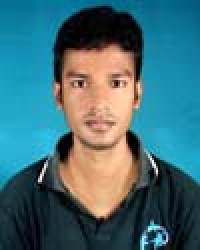
%> input picture CSE_LAB_4TH/401/exam_prep/exam_day/1.jpg, 100 x 125 px (shown 2 times larger)
$ octave log.m   (GNU Octave 9; MATLAB toolbox functions it lacks are replaced by stand-ins)
%> lines starting %> are read from the running program, lines starting %| are printed output that depends on the picture
%conv 1D
clc;
clear all;
close all;

img=imread('1.jpg');
%> img is the input picture: size 125x100x3 uint8; mean R, G, B 66.1, 108.2, 116.2
img=rgb2gray(img);
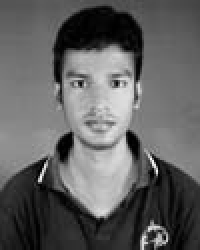
%> img: size 125x100 uint8 (shown 2 times larger); min 0, max 253, mean 96.5

[M N]=size(img);
%> M = 125; N = 100


c=1;

    for j=1:1:3
    b=c*log(1+img)
    subplot(3,1,j);
    imshow(b);

    end
%> this loop made 3 passes
%> pass 1, `b=c*log(1+img)`:
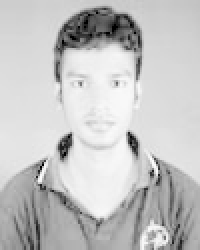
%> b: size 125x100 double (shown 2 times larger); min 0, max 5.54, mean 4.26; drawn with min black and max white
%> pass 1, `imshow(b);`:
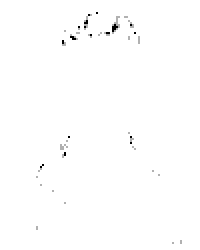
%> displayed picture: size 125x100, on the screen's scale of 0 to 255 (shown 2 times larger); min 0, max 255, mean 253.8

$ run again, with CSE_LAB_4TH/401/exam_prep/exam_day/8.jpg copied over CSE_LAB_4TH/401/exam_prep/exam_day/1.jpg
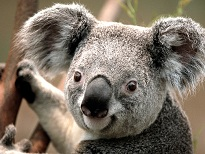
%> input picture CSE_LAB_4TH/401/exam_prep/exam_day/8.jpg, 205 x 154 px
%> img is the input picture: size 154x205x3 uint8; mean R, G, B 124.8, 114.2, 101.4
%> img: size 154x205 uint8
%> the loop `for j=1:1:3` made 3 passes
%> pass 1, `b=c*log(1+img)`:
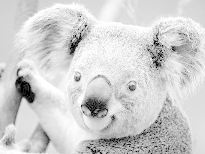
%> b: size 154x205 double; min 0, max 5.54, mean 4.53; drawn with min black and max white
%> pass 1, `imshow(b);`:
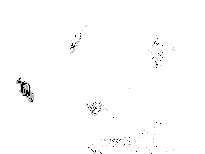
%> displayed picture: size 154x205, on the screen's scale of 0 to 255; min 0, max 255, mean 253
